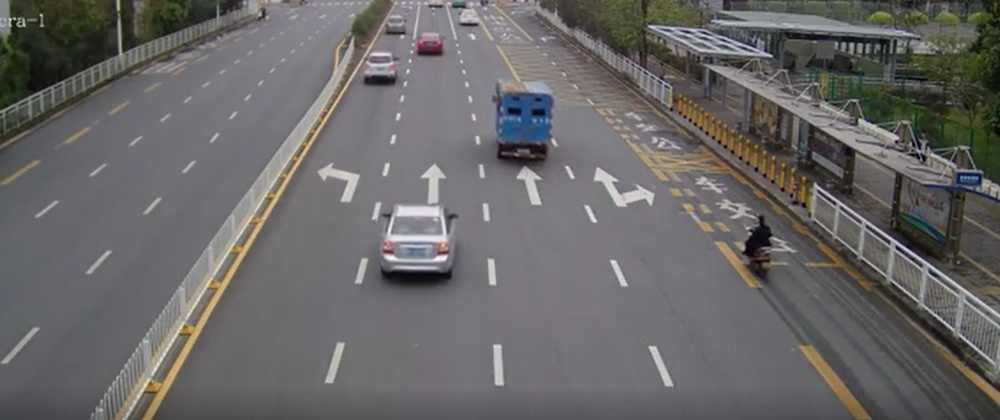
#> input picture car.jpg, 1000 x 420 px, shrunk from 1624 x 682 before the run
$ python test.py   (older library calls are emulated)
#> lines starting #> are read from the running program, lines starting #| are printed output that depends on the picture; after the words box and inside, x2 and y2 are one past the last pixel; in counts of white or black regions, pixels touching at a corner belong together
import numpy as np
import cv2
im = cv2.imread('car.jpg')
#> im is the input picture: shape (420, 1000, 3); mean B, G, R 102.8, 103.1, 104.8
imgray = cv2.cvtColor(im, cv2.COLOR_BGR2GRAY)
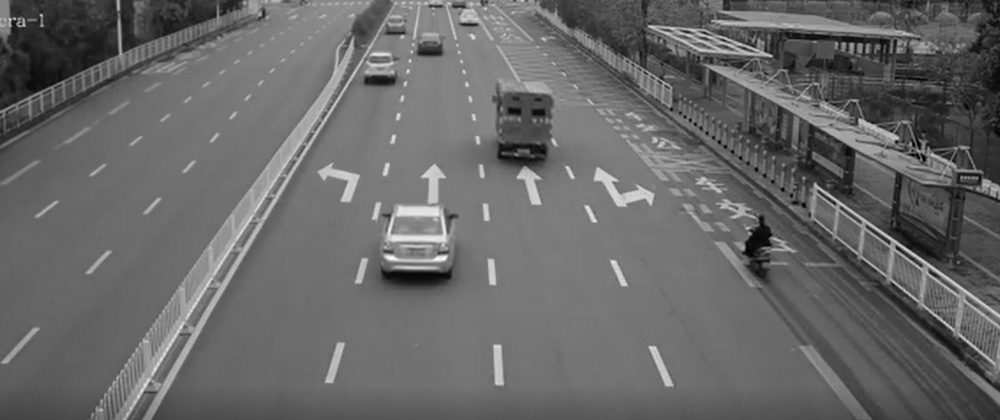
#> imgray: shape (420, 1000); min 0, max 250, mean 103.6
ret, thresh = cv2.threshold(imgray, 127, 255, 0)
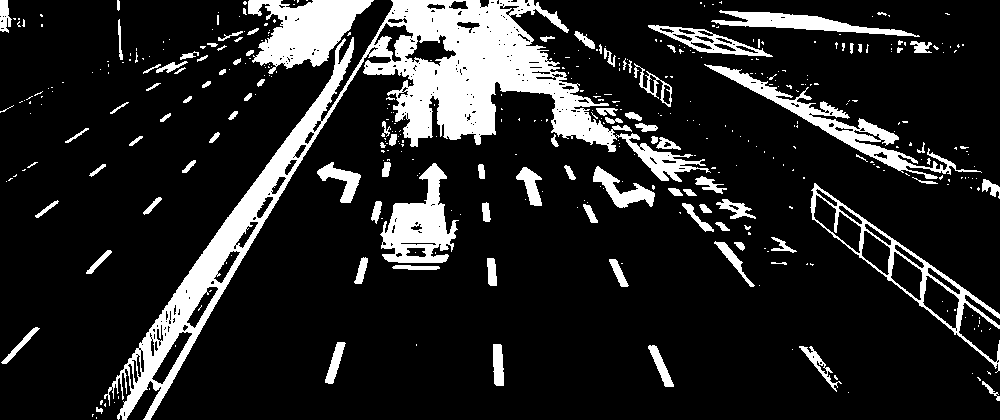
#> thresh: shape (420, 1000); 14.9% white; 409 white regions (309 under 20 px)
im2, contors, hierarchy = cv2.findContours(thresh, cv2.RETR_TREE, cv2.CHAIN_APPROX_SIMPLE)
#> contors = 699 contours, 550 with area under 20; largest, box (x1, y1, x2, y2) and area: (104, 0, 711, 420) 34368, (810, 183, 1000, 373) 6846, (248, 0, 374, 74) 4918, (380, 163, 459, 263) 3884, (704, 64, 982, 179) 3531
cnt = contors[0]
#> cnt = [[96, 417], [96, 418]]

img = cv2.drawContours(im, contors, -1, (0, 255, 0), 2)
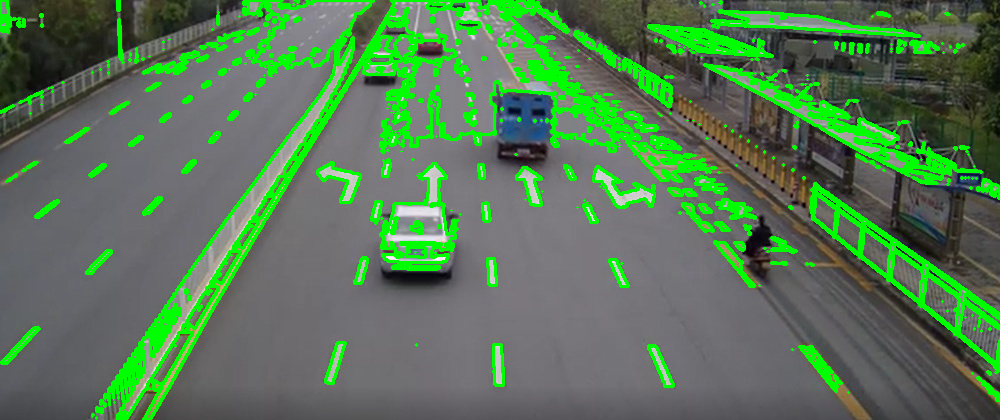
#> img: shape (420, 1000, 3); mean B, G, R 85.3, 119.5, 86.4
cv2.imshow('res', img)

rect = cv2.minAreaRect(cnt)
#> rect = ((96, 417.5), (1, 0), -90)
box = cv2.boxPoints(rect)
#> box = [[96, 418], [96, 418], [96, 417], [96, 417]]
box = np.int0(box)
res = cv2.drawContours(im,[box],0,(0,0,255),2)
cv2.imshow('detect',res)
k=cv2.waitKey(0)
#> (key Esc is pressed here)
if k ==27:
    cv2.destroyAllWindows()

$ run again, with tsm.jpg copied over car.jpg
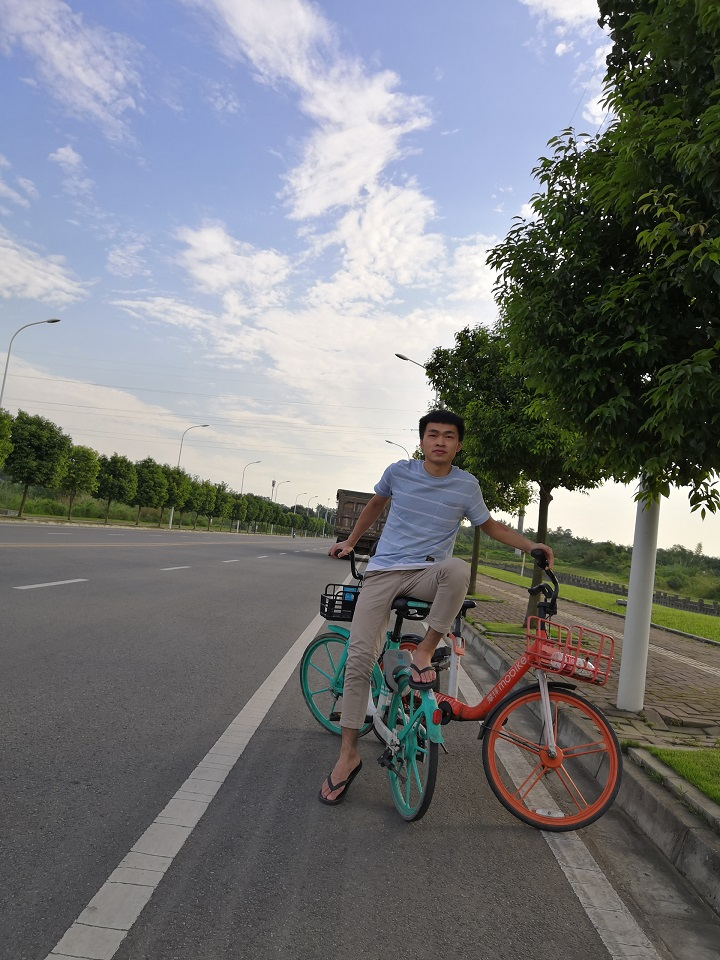
#> input picture tsm.jpg, 720 x 960 px
#> im is the input picture: shape (960, 720, 3); mean B, G, R 123, 121, 118.9
#> `ret, thresh = cv2.threshold(imgray, 127, 255, 0)`:
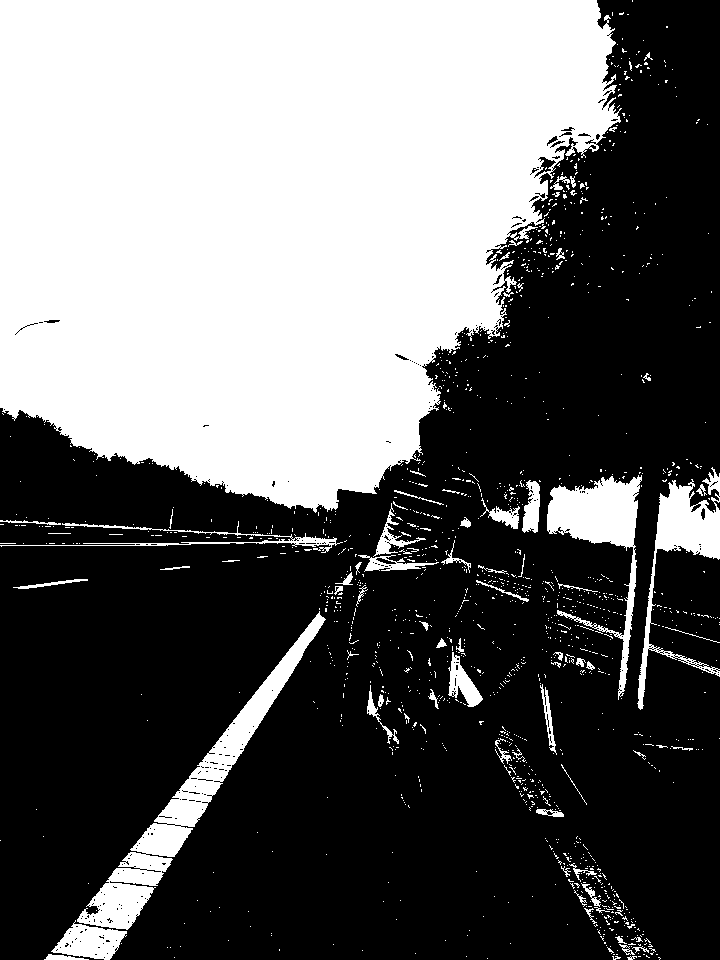
#> thresh: shape (960, 720); 40.5% white; 1388 white regions (1309 under 20 px)
#> contors = 1956 contours, 1886 with area under 20; largest, box (x1, y1, x2, y2) and area: (0, 0, 622, 513) 244074, (77, 611, 326, 930) 10379, (547, 475, 642, 700) 5682, (637, 467, 720, 710) 4432, (51, 920, 127, 960) 1688
#> cnt = [[487, 958]]
#> `img = cv2.drawContours(im, contors, -1, (0, 255, 0), 2)`:
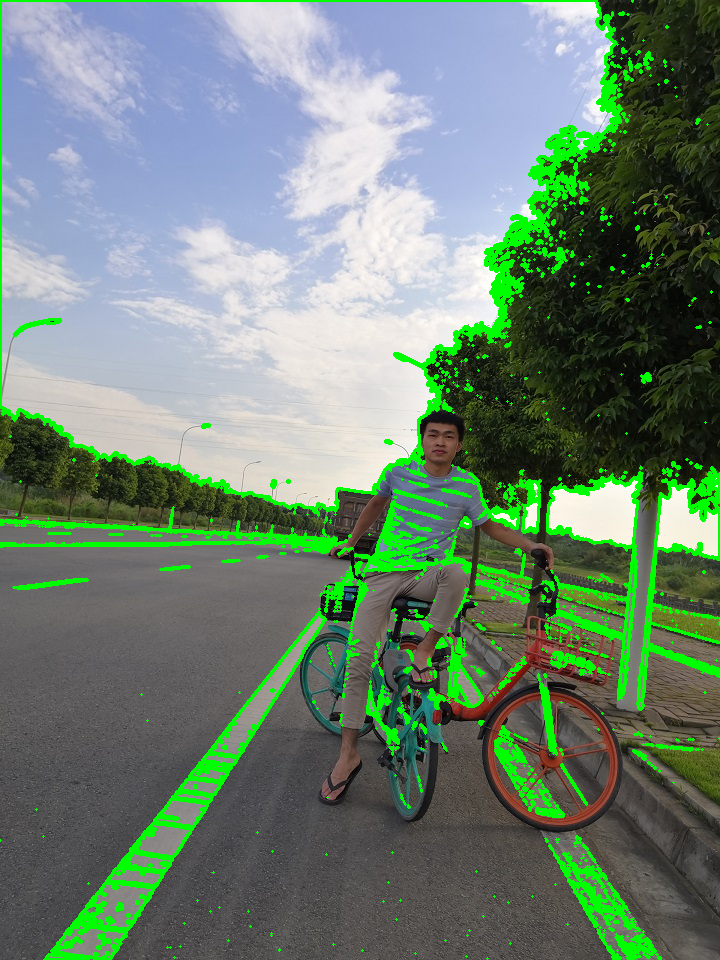
#> img: shape (960, 720, 3); mean B, G, R 113.3, 130.7, 108.6
#> rect = ((487, 958), (0, 0), -90)
#> box = [[487, 958], [487, 958], [487, 958], [487, 958]]
